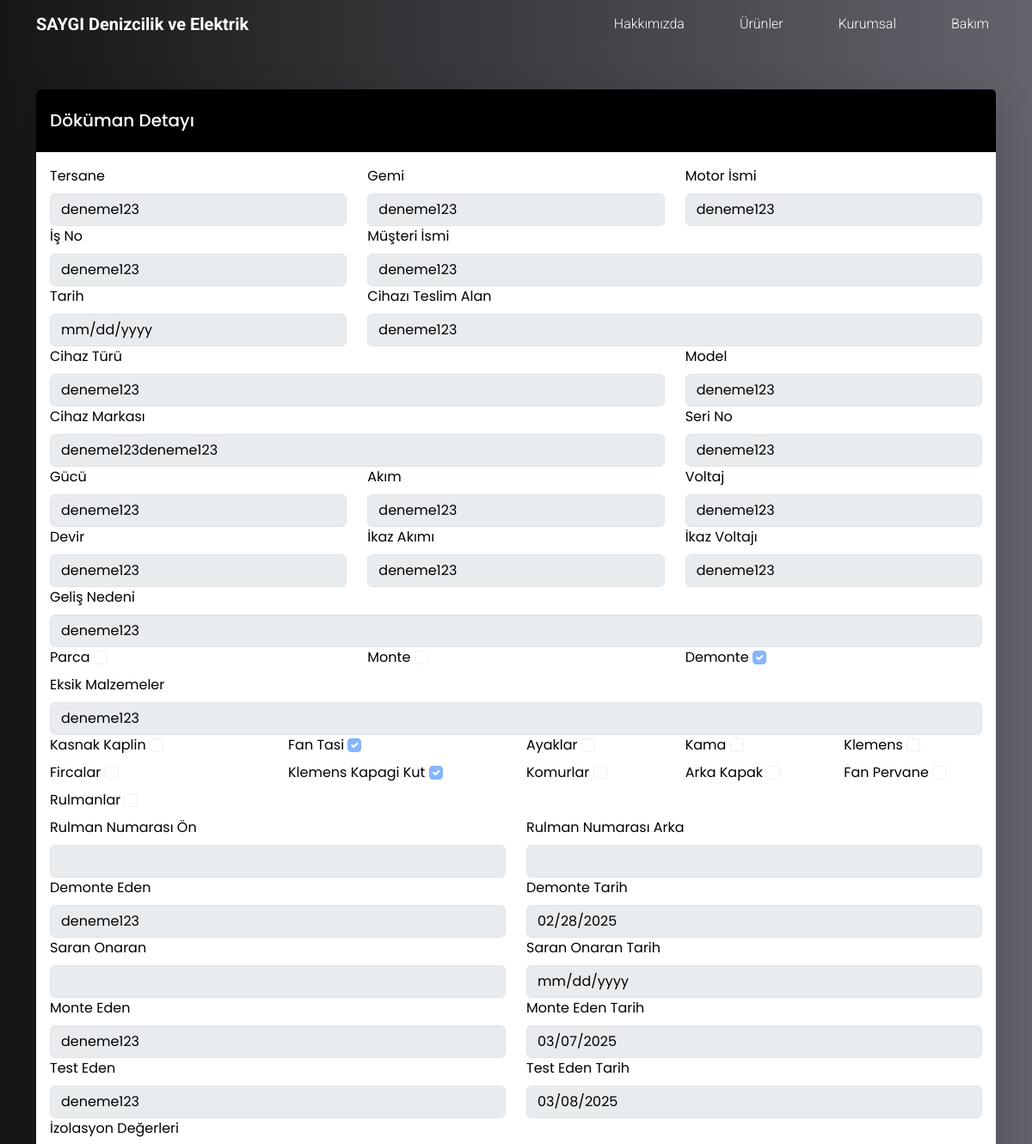
The page /dokuman-goruntule/188/ (upper part) on the database as committed earlier.
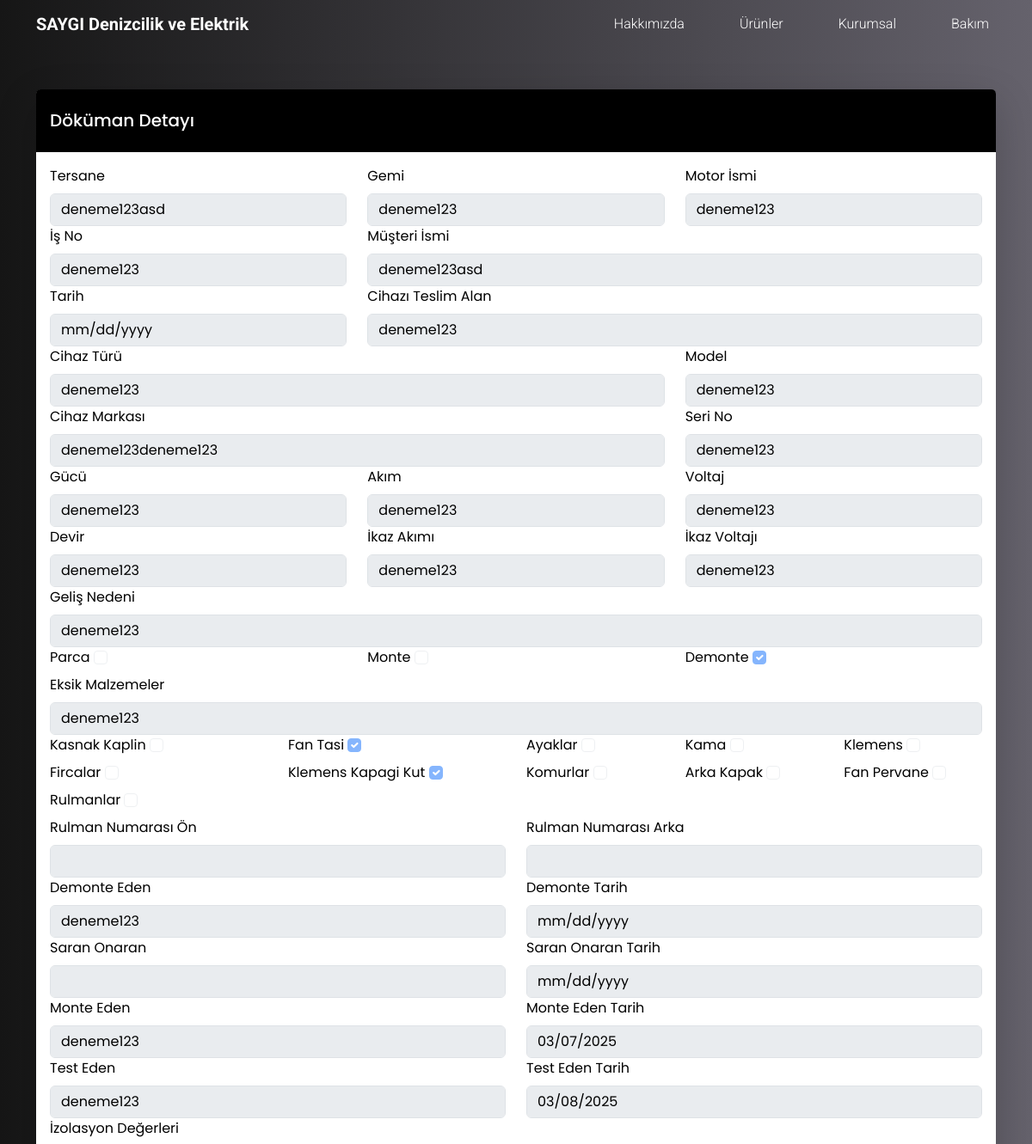
The same page on the database as committed later.
### jobs/models.py (models this page shows, shortened)
class Dokuman(models.Model):
    tersane = models.CharField(max_length=255)
    gemi = models.CharField(max_length=255)
    motor_ismi = models.CharField(max_length=255)
    is_no = models.CharField(max_length=255)
    musteri_ismi = models.CharField(max_length=255)
    tarih = models.DateField(null=True, blank=True, default=date.today)
    cihaz_teslim_alan = models.CharField(max_length=255)
    cihaz_turu = models.CharField(max_length=255)
    model = models.CharField(max_length=255)
    cihaz_markasi = models.CharField(max_length=255)
    seri_no = models.CharField(max_length=255)
    gucu = models.CharField(max_length=255)
    akim = models.CharField(max_length=255)
    voltaj = models.CharField(max_length=255)
    devir = models.CharField(max_length=255)
    ikaz_akimi = models.CharField(max_length=255)
    ikaz_voltaji = models.CharField(max_length=255)
    gelis_nedeni = models.CharField(max_length=255)
    parca = models.BooleanField(default=False)
    eksik_malzemeler = models.CharField(max_length=255)
    monte = models.BooleanField(default=False)
    demonte = models.BooleanField(default=False)
    kasnak_kaplin = models.BooleanField(default=False)
    fan_tasi = models.BooleanField(default=False)
    ayaklar = models.BooleanField(default=False)
    kama = models.BooleanField(default=False)
    klemens = models.BooleanField(default=False)
    fircalar = models.BooleanField(default=False)
    on_kapak = models.BooleanField(default=False)
    klemens_kapagi_kut = models.BooleanField(default=False)
    komurlar = models.BooleanField(default=False)
    arka_kapak = models.BooleanField(default=False)
    fan_pervane = models.BooleanField(default=False)
    rulmanlar = models.BooleanField(default=False)
    rulman_numarasi_on = models.CharField(max_length=255)
    rulman_numarasi_arka = models.CharField(max_length=255)
    demonte_eden = models.CharField(max_length=255)
    demonte_tarih = models.DateField(null=True, blank=True)
    saran_onaran = models.CharField(max_length=255)
    saran_onaran_tarih = models.DateField(null=True, blank=True)
    monte_eden = models.CharField(max_length=255)
    monte_eden_tarih = models.DateField(null=True, blank=True)
    test_eden = models.CharField(max_length=255)
    test_eden_tarih = models.DateField(null=True, blank=True)
    izolasyon_degerleri = models.CharField(max_length=25)
    calisma_akimi = models.CharField(max_length=255)
    calisma_gerilimi = models.CharField(max_length=255)
    diger_olcum_degerleri = models.CharField(max_length=255)
    test_cihazlari = models.CharField(max_length=255)
    yapilan_islemler = models.TextField(max_length=255)
    created_at = models.DateTimeField(auto_now_add=True)

### jobs/views.py (the view)
def dokuman_view(request, id):
    dokuman = Dokuman.objects.get(id=id)
    fields = get_dokuman_fields(dokuman)
    context = {
        "dokuman": dokuman,
        "fields": fields,
    }
    return render(request, "care/detail.html", context)

### jobs/templates/care/detail.html (shortened to what this page needs)
{% extends "base.html" %}
{% load static %}
{% block content %}
    <div class="container mt-5">
        <div class="row justify-content-center">
            <div class="col-md-12">
                <div class="card border-0 shadow-lg">
                    <div class="card-header bg-black text-white">
                        <h5 class="m-3 ms-0">Döküman Detayı</h5>
                    </div>
                    <div class="card-body">
                        <div class="row">
                            {% for field in fields %}
                                <div class="col-{{ field.size }}">
                                    <label for="{{ field.name }}" class="form-label">{{ field.label }}</label>
                                    {% if field.type == 'checkbox' %}
                                        <input type="checkbox"
                                               name="{{ field.name }}"
                                               value="true"
                                               {% if field.value %}checked{% endif %}
                                               class="form-check-input"
                                               disabled>
                                    {% elif field.type == 'text' %}
                                        <input type="text"
                                               name="{{ field.name }}"
                                               value="{{ field.value }}"
                                               class="form-control"
                                               disabled>
                                    {% elif field.type == 'date' %}
                                        <input type="date"
                                               name="{{ field.name }}"
                                               value="{{ field.value|date:'Y-m-d' }}"
                                               class="form-control"
                                               disabled>
                                    {% endif %}
                                </div>
                            {% endfor %}
                        </div>
                    </div>
                </div>
            </div>
        </div>
    </div>
{% endblock content %}

Rows that differ between the two databases and show on the page:
changed Dokuman "deneme123": tersane "deneme123" → "deneme123asd"; musteri_ismi "deneme123" → "deneme123asd"
Other text that changed with them:
list line gone: "02/28/2025"
